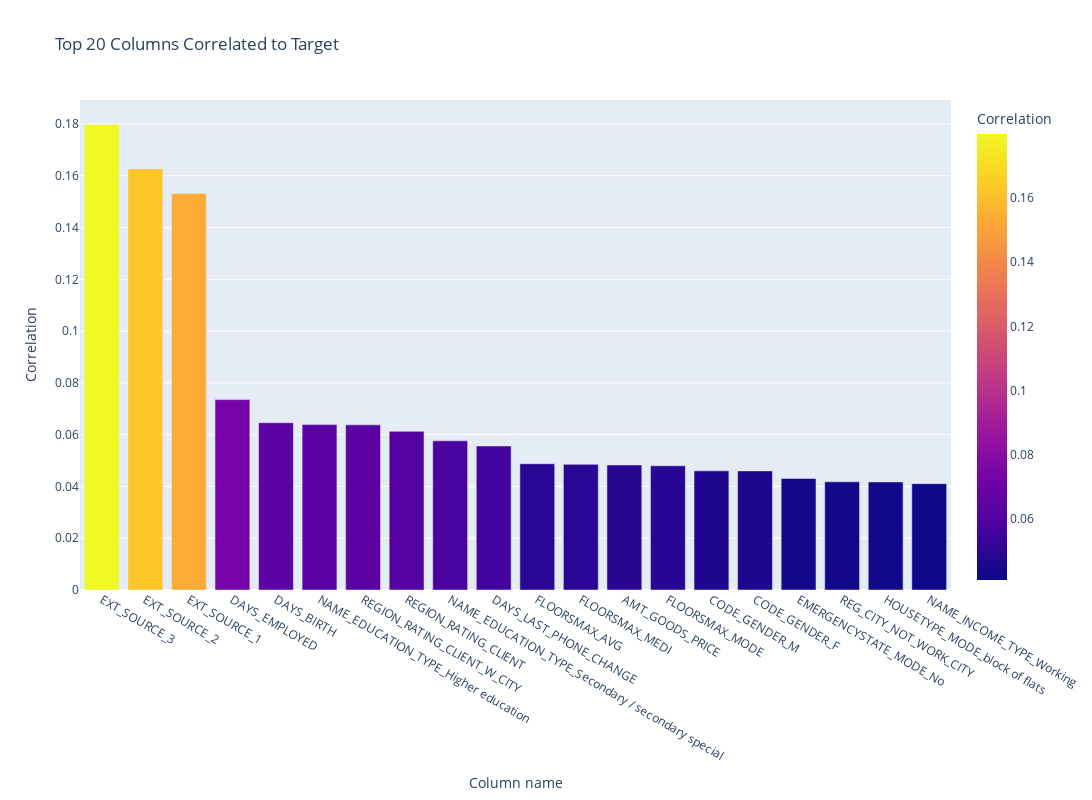

The code cell stored with this chart in its notebook:
### Code cell
columns = list(corrs_app_train_df.columns)
columns.remove("TARGET")
top_correlated_to_target_columns = (
    pd.Series(data={col: corrs_app_train_df[col]["TARGET"] for col in columns})
    .map(abs)
    .sort_values(ascending=False)
    .head(20)
)

fig = px.bar(
    top_correlated_to_target_columns,
    color=top_correlated_to_target_columns.values,
    title="Top 20 Columns Correlated to Target",
    labels={
        "index": "Column name",
        "value": "Correlation",
        "color": "Correlation",
    },
    width=1200,
    height=800,
)
fig.show()

### Figure 1 — Plotly figure (JSON) as saved in the notebook; plotly's stock layout.template omitted (floating-point values rounded to 4 significant figures)
{"data": [{"alignmentgroup": "True", "hovertemplate": "Column name=%{x}<br>Correlation=%{marker.color}<extra></extra>", "legendgroup": "", "marker": {"color": [0.1798, 0.1626, 0.1532, 0.07356, 0.06461, 0.0639, 0.0638, 0.06128, 0.05761, 0.05562, 0.04877, 0.04853, 0.04827, 0.04798, 0.04602, 0.04601, 0.0431, 0.0418, 0.04174, 0.04109], "coloraxis": "coloraxis"}, "name": "", "offsetgroup": "", "orientation": "v", "showlegend": false, "textposition": "auto", "type": "bar", "x": ["EXT_SOURCE_3", "EXT_SOURCE_2", "EXT_SOURCE_1", "DAYS_EMPLOYED", "DAYS_BIRTH", "NAME_EDUCATION_TYPE_Higher education", "REGION_RATING_CLIENT_W_CITY", "REGION_RATING_CLIENT", "NAME_EDUCATION_TYPE_Secondary / secondary special", "DAYS_LAST_PHONE_CHANGE", "FLOORSMAX_AVG", "FLOORSMAX_MEDI", "AMT_GOODS_PRICE", "FLOORSMAX_MODE", "CODE_GENDER_M", "CODE_GENDER_F", "EMERGENCYSTATE_MODE_No", "REG_CITY_NOT_WORK_CITY", "HOUSETYPE_MODE_block of flats", "NAME_INCOME_TYPE_Working"], "xaxis": "x", "y": [0.1798, 0.1626, 0.1532, 0.07356, 0.06461, 0.0639, 0.0638, 0.06128, 0.05761, 0.05562, 0.04877, 0.04853, 0.04827, 0.04798, 0.04602, 0.04601, 0.0431, 0.0418, 0.04174, 0.04109], "yaxis": "y"}], "layout": {"barmode": "relative", "coloraxis": {"colorbar": {"title": {"text": "Correlation"}}, "colorscale": [[0, "#0d0887"], [0.1111, "#46039f"], [0.2222, "#7201a8"], [0.3333, "#9c179e"], [0.4444, "#bd3786"], [0.5556, "#d8576b"], [0.6667, "#ed7953"], [0.7778, "#fb9f3a"], [0.8889, "#fdca26"], [1, "#f0f921"]]}, "height": 800, "legend": {"tracegroupgap": 0}, "title": {"text": "Top 20 Columns Correlated to Target"}, "width": 1200, "xaxis": {"anchor": "y", "domain": [0, 1], "title": {"text": "Column name"}}, "yaxis": {"anchor": "x", "domain": [0, 1], "title": {"text": "Correlation"}}}}
